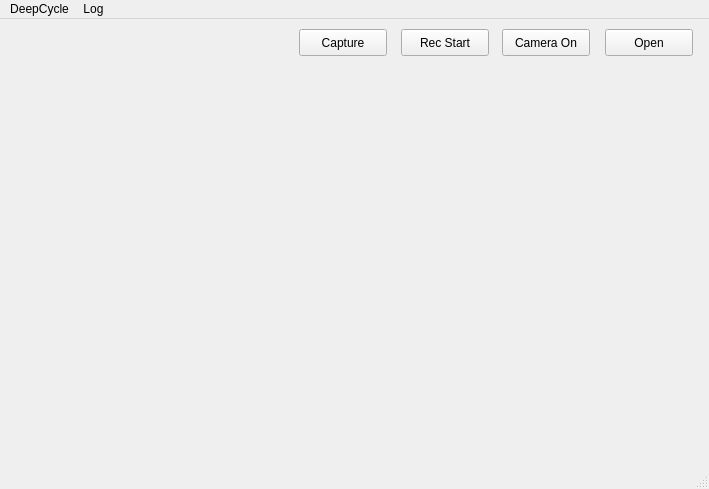
<?xml version="1.0" encoding="UTF-8"?>
<ui version="4.0">
 <class>MainWindow</class>
 <widget class="QMainWindow" name="MainWindow">
  <property name="geometry">
   <rect>
    <x>0</x>
    <y>0</y>
    <width>709</width>
    <height>489</height>
   </rect>
  </property>
  <property name="windowTitle">
   <string>MainWindow</string>
  </property>
  <widget class="QWidget" name="centralwidget">
   <widget class="QPushButton" name="RecordBtn">
    <property name="geometry">
     <rect>
      <x>401</x>
      <y>10</y>
      <width>88</width>
      <height>27</height>
     </rect>
    </property>
    <property name="text">
     <string>Rec Start</string>
    </property>
   </widget>
   <widget class="QLabel" name="label">
    <property name="geometry">
     <rect>
      <x>30</x>
      <y>50</y>
      <width>661</width>
      <height>381</height>
     </rect>
    </property>
    <property name="text">
     <string/>
    </property>
   </widget>
   <widget class="QPushButton" name="CameraBtn">
    <property name="geometry">
     <rect>
      <x>502</x>
      <y>10</y>
      <width>88</width>
      <height>27</height>
     </rect>
    </property>
    <property name="text">
     <string>Camera On</string>
    </property>
   </widget>
   <widget class="QLabel" name="label2">
    <property name="geometry">
     <rect>
      <x>30</x>
      <y>20</y>
      <width>66</width>
      <height>19</height>
     </rect>
    </property>
    <property name="text">
     <string/>
    </property>
   </widget>
   <widget class="QPushButton" name="CaptureBtn">
    <property name="geometry">
     <rect>
      <x>299</x>
      <y>10</y>
      <width>88</width>
      <height>27</height>
     </rect>
    </property>
    <property name="text">
     <string>Capture</string>
    </property>
   </widget>
   <widget class="QPushButton" name="OpenBtn">
    <property name="geometry">
     <rect>
      <x>605</x>
      <y>10</y>
      <width>88</width>
      <height>27</height>
     </rect>
    </property>
    <property name="text">
     <string>Open</string>
    </property>
   </widget>
  </widget>
  <widget class="QMenuBar" name="menubar">
   <property name="geometry">
    <rect>
     <x>0</x>
     <y>0</y>
     <width>709</width>
     <height>24</height>
    </rect>
   </property>
   <widget class="QMenu" name="menuDeepCycle">
    <property name="title">
     <string>DeepCycle</string>
    </property>
   </widget>
   <widget class="QMenu" name="menuLog">
    <property name="title">
     <string>Log</string>
    </property>
   </widget>
   <addaction name="menuDeepCycle"/>
   <addaction name="menuLog"/>
  </widget>
  <widget class="QStatusBar" name="statusbar"/>
 </widget>
 <resources/>
 <connections/>
</ui>
